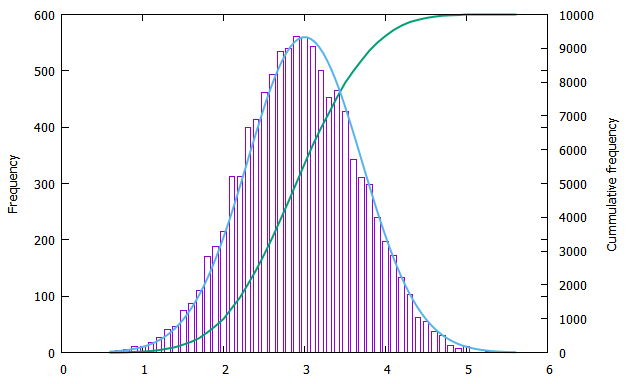

gnuplot code for this plot:
#!/gnuplot
#
#    
#    	G N U P L O T
#    	Version 5.0 patchlevel 4    last modified 2016-07-21 
#    
#    	Copyright (C) 1986-1993, 1998, 2004, 2007-2016
#    	Thomas Williams, Colin Kelley and many others
#    
#    	gnuplot home:     http://www.gnuplot.info
#    	faq, bugs, etc:   type "help FAQ"
#    	immediate help:   type "help"  (plot window: hit 'h')
# set terminal wxt 0 enhanced
# set output
unset clip points
set clip one
unset clip two
set bar 1.000000 front
set border 31 front lt black linewidth 1.000 dashtype solid
set zdata 
set ydata 
set xdata 
set y2data 
set x2data 
set boxwidth 0.7 relative
set style fill  empty border
set style rectangle back fc  bgnd fillstyle   solid 1.00 border lt -1
set style circle radius graph 0.02, first 0.00000, 0.00000 
set style ellipse size graph 0.05, 0.03, first 0.00000 angle 0 units xy
set dummy x, y
set format x "% h" 
set format y "% h" 
set format x2 "% h" 
set format y2 "% h" 
set format z "% h" 
set format cb "% h" 
set format r "% h" 
set timefmt "%d/%m/%y,%H:%M"
set angles radians
set tics back
unset grid
set raxis
set style parallel front  lt black linewidth 2.000 dashtype solid
set key title "" center
set key inside right top vertical Right noreverse enhanced autotitle nobox
set key noinvert samplen 4 spacing 1 width 0 height 0 
set key maxcolumns 0 maxrows 0
set key noopaque
unset key
unset label
unset arrow
set style increment default
unset style line
unset style arrow
set style histogram clustered gap 2 title textcolor lt -1
unset object
set style textbox transparent margins  1.0,  1.0 border
unset logscale
set offsets 0, 0, 0, 0
set pointsize 1
set pointintervalbox 1
set encoding default
unset polar
unset parametric
unset decimalsign
set view 60, 30, 1, 1
set samples 100, 100
set isosamples 10, 10
set surface 
unset contour
set cntrlabel  format '%8.3g' font '' start 5 interval 20
set mapping cartesian
set datafile separator whitespace
unset hidden3d
set cntrparam order 4
set cntrparam linear
set cntrparam levels auto 5
set cntrparam points 5
set size ratio 0 1,1
set origin 0,0
set style data points
set style function lines
unset xzeroaxis
unset yzeroaxis
unset zzeroaxis
unset x2zeroaxis
unset y2zeroaxis
set xyplane relative 0.5
set tics scale  1, 0.5, 1, 1, 1
set mxtics default
set mytics default
set mztics default
set mx2tics default
set my2tics default
set mcbtics default
set mrtics default
set xtics border in scale 1,0.5 mirror norotate  autojustify
set xtics  norangelimit autofreq 
set ytics border in scale 1,0.5 mirror norotate  autojustify
set ytics  norangelimit autofreq 
set ztics border in scale 1,0.5 nomirror norotate  autojustify
set ztics  norangelimit autofreq 
unset x2tics
set y2tics border in scale 1,0.5 nomirror norotate  autojustify
set y2tics  norangelimit autofreq 
set cbtics border in scale 1,0.5 mirror norotate  autojustify
set cbtics  norangelimit autofreq 
set rtics axis in scale 1,0.5 nomirror norotate  autojustify
set rtics  norangelimit autofreq 
unset paxis 1 tics
unset paxis 2 tics
unset paxis 3 tics
unset paxis 4 tics
unset paxis 5 tics
unset paxis 6 tics
unset paxis 7 tics
set title "" 
set title  font "" norotate
set timestamp bottom 
set timestamp "" 
set timestamp  font "" norotate
set rrange [ * : * ] noreverse nowriteback
set trange [ * : * ] noreverse nowriteback
set urange [ * : * ] noreverse nowriteback
set vrange [ * : * ] noreverse nowriteback
set xlabel "" 
set xlabel  font "" textcolor lt -1 norotate
set x2label "" 
set x2label  font "" textcolor lt -1 norotate
set xrange [ * : * ] noreverse nowriteback
set x2range [ * : * ] noreverse nowriteback
set ylabel "Frequency" 
set ylabel  font "" textcolor lt -1 rotate by -270
set y2label "Cummulative frequency" 
set y2label  font "" textcolor lt -1 rotate by -270
set yrange [ * : * ] noreverse nowriteback
set y2range [ * : * ] noreverse nowriteback
set zlabel "" 
set zlabel  font "" textcolor lt -1 norotate
set zrange [ * : * ] noreverse nowriteback
set cblabel "" 
set cblabel  font "" textcolor lt -1 rotate by -270
set cbrange [ * : * ] noreverse nowriteback
set paxis 1 range [ * : * ] noreverse nowriteback
set paxis 2 range [ * : * ] noreverse nowriteback
set paxis 3 range [ * : * ] noreverse nowriteback
set paxis 4 range [ * : * ] noreverse nowriteback
set paxis 5 range [ * : * ] noreverse nowriteback
set paxis 6 range [ * : * ] noreverse nowriteback
set paxis 7 range [ * : * ] noreverse nowriteback
set zero 1e-008
set lmargin  -1
set bmargin  -1
set rmargin  -1
set tmargin  -1
set locale "English_India.1252"
set pm3d explicit at s
set pm3d scansautomatic
set pm3d interpolate 1,1 flush begin noftriangles noborder corners2color mean
set palette positive nops_allcF maxcolors 0 gamma 1.5 color model RGB 
set palette rgbformulae 7, 5, 15
set colorbox default
set colorbox vertical origin screen 0.9, 0.2, 0 size screen 0.05, 0.6, 0 front bdefault
set style boxplot candles range  1.50 outliers pt 7 separation 1 labels auto unsorted
set loadpath 
set fontpath 
set psdir
set fit brief errorvariables nocovariancevariables errorscaling prescale nowrap v5
f(x) = a*exp(-(x-b)*(x-b)/c/c)
bin(x,width) = width*floor(x/width)
GNUTERM = "wxt"
a = 560.0
b = 3.0
c = 1.0
GPFUN_f = "f(x) = a*exp(-(x-b)*(x-b)/c/c)"
bw = 0.1
GPFUN_bin = "bin(x,width) = width*floor(x/width)"
x = 0.0
## Last datafile plotted: "C:\Users\user\Desktop\GNU Plot Learning\Ex5\gauss.dat"
plot 'C:\Users\user\Desktop\GNU Plot Learning\Ex5\gauss.dat' using (bin($1,bw)):(1.0) smooth frequency with boxes,'' using (bin($1,bw)):(1.0) smooth cumulative axis x1y2 w l lt 2 lw 2,f(x) w l lt 3 lw 2
#    EOF
